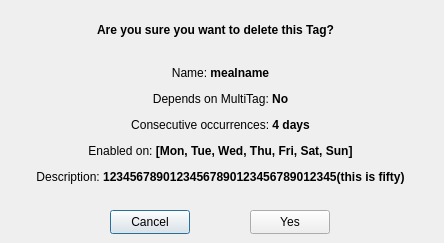
<?xml version="1.0" encoding="UTF-8"?>
<ui version="4.0">
 <class>DeleteTag_Confirmation</class>
 <widget class="QDialog" name="DeleteTag_Confirmation">
  <property name="geometry">
   <rect>
    <x>0</x>
    <y>0</y>
    <width>444</width>
    <height>243</height>
   </rect>
  </property>
  <property name="windowTitle">
   <string>Confirm Delete</string>
  </property>
  <widget class="QLabel" name="label_tagInfo">
   <property name="geometry">
    <rect>
     <x>30</x>
     <y>60</y>
     <width>381</width>
     <height>131</height>
    </rect>
   </property>
   <property name="text">
    <string>&lt;html&gt;&lt;head/&gt;&lt;body&gt;&lt;p align=&quot;center&quot;&gt;Name: &lt;span style=&quot; font-weight:700;&quot;&gt;mealname&lt;/span&gt;&lt;/p&gt;&lt;p align=&quot;center&quot;&gt;Depends on MultiTag: &lt;span style=&quot; font-weight:700;&quot;&gt;No&lt;/span&gt;&lt;/p&gt;&lt;p align=&quot;center&quot;&gt;Consecutive occurrences: &lt;span style=&quot; font-weight:700;&quot;&gt;4 days&lt;/span&gt;&lt;/p&gt;&lt;p align=&quot;center&quot;&gt;Enabled on: &lt;span style=&quot; font-weight:700;&quot;&gt;[Mon, Tue, Wed, Thu, Fri, Sat, Sun]&lt;/span&gt;&lt;/p&gt;&lt;p align=&quot;center&quot;&gt;Description: &lt;span style=&quot; font-weight:700;&quot;&gt;12345678901234567890123456789012345(this is fifty)&lt;/span&gt;&lt;/p&gt;&lt;/body&gt;&lt;/html&gt;</string>
   </property>
  </widget>
  <widget class="QPushButton" name="pushButton_2">
   <property name="geometry">
    <rect>
     <x>110</x>
     <y>210</y>
     <width>80</width>
     <height>24</height>
    </rect>
   </property>
   <property name="text">
    <string>Cancel</string>
   </property>
  </widget>
  <widget class="QLabel" name="label_title">
   <property name="geometry">
    <rect>
     <x>90</x>
     <y>10</y>
     <width>251</width>
     <height>41</height>
    </rect>
   </property>
   <property name="text">
    <string>&lt;html&gt;&lt;head/&gt;&lt;body&gt;&lt;p align=&quot;center&quot;&gt;&lt;span style=&quot; font-weight:700;&quot;&gt;Are you sure you want to delete this Tag?&lt;/span&gt;&lt;/p&gt;&lt;/body&gt;&lt;/html&gt;</string>
   </property>
  </widget>
  <widget class="QPushButton" name="pushButton">
   <property name="geometry">
    <rect>
     <x>250</x>
     <y>210</y>
     <width>80</width>
     <height>24</height>
    </rect>
   </property>
   <property name="text">
    <string>Yes</string>
   </property>
  </widget>
 </widget>
 <resources/>
 <connections/>
</ui>
